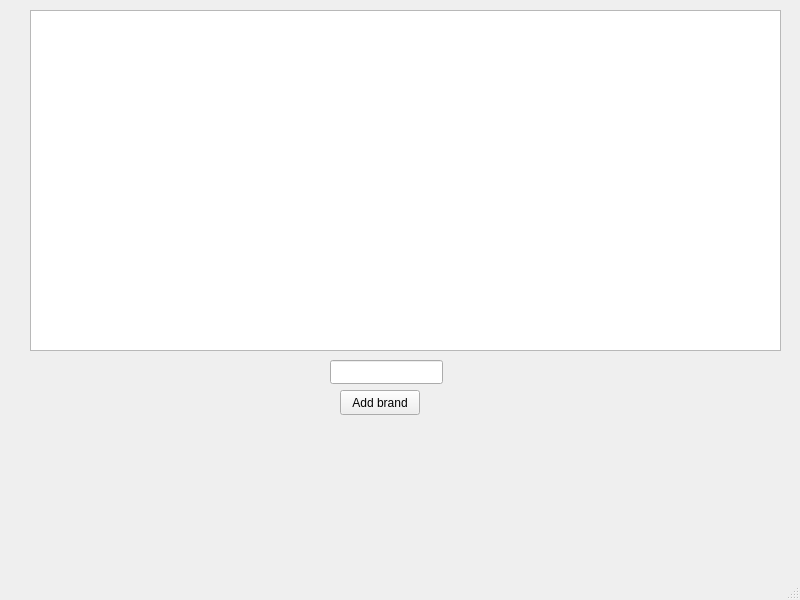
<?xml version="1.0" encoding="UTF-8"?>
<ui version="4.0">
 <class>brandsWindow</class>
 <widget class="QMainWindow" name="brandsWindow">
  <property name="geometry">
   <rect>
    <x>0</x>
    <y>0</y>
    <width>800</width>
    <height>600</height>
   </rect>
  </property>
  <property name="windowTitle">
   <string>MainWindow</string>
  </property>
  <widget class="QWidget" name="centralwidget">
   <widget class="QLineEdit" name="lineEdit">
    <property name="geometry">
     <rect>
      <x>330</x>
      <y>360</y>
      <width>113</width>
      <height>24</height>
     </rect>
    </property>
   </widget>
   <widget class="QPushButton" name="pushButton">
    <property name="geometry">
     <rect>
      <x>340</x>
      <y>390</y>
      <width>80</width>
      <height>25</height>
     </rect>
    </property>
    <property name="text">
     <string>Add brand</string>
    </property>
   </widget>
   <widget class="QTableView" name="brandstableView">
    <property name="geometry">
     <rect>
      <x>30</x>
      <y>10</y>
      <width>751</width>
      <height>341</height>
     </rect>
    </property>
   </widget>
  </widget>
  <widget class="QMenuBar" name="menubar">
   <property name="geometry">
    <rect>
     <x>0</x>
     <y>0</y>
     <width>800</width>
     <height>25</height>
    </rect>
   </property>
  </widget>
  <widget class="QStatusBar" name="statusbar"/>
 </widget>
 <resources/>
 <connections/>
</ui>
